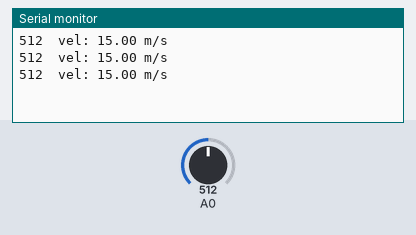
Simulated run of this sketch. Board: Arduino Uno, built with avr-gcc and run on an emulated ATmega328P. Parts: the last lines printed to the serial monitor. The test bench sets the inputs (shaded band); at power-on: A0 = 512.

Above: at 1.3 s.
1.4 s: A0 set to 716
At 1.9 s:
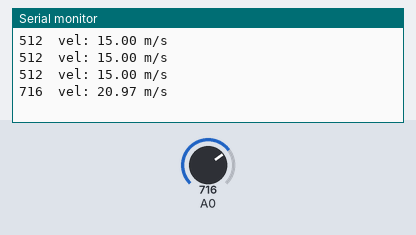
2.9 s: A0 set to 900
At 3.4 s:
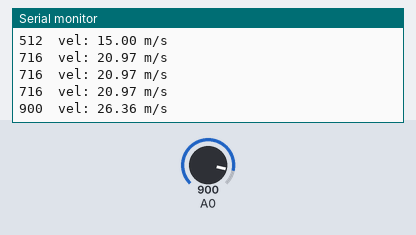
Timing chart, 0 to 5.9 s (numbered marks = the images above; inputs shaded):
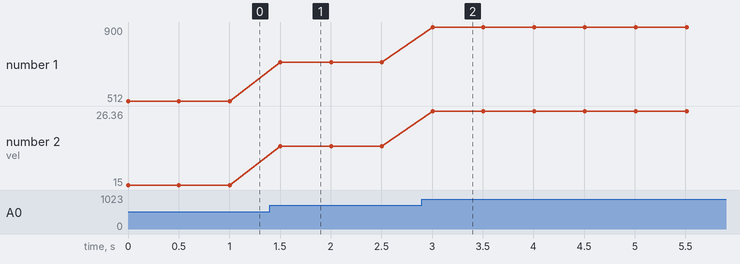

The sketch:

vento_analogico.ino
```cpp
void setup() {
  Serial.begin(115200);
}

void loop() {
  int v = analogRead(A0);
  Serial.print(v);Serial.print("\t");
  v = map(v, 0, 1024, 0, 3000);
  float vel = (float)v / 100.0;
  Serial.print("vel: ");Serial.print(vel);Serial.println(" m/s");
  delay(500);
}
```

Measured:
- after the input at 1.4 s, the serial monitor: prints a new line after 0.10 s (image 1)
- after the input at 2.9 s, the serial monitor: prints a new line after 0.11 s (image 2)
- plotted number 1: 512 → 716 after the input at 1.4 s, 716 → 900 after the input at 2.9 s
- plotted number 2: 15 → 20.97 after the input at 1.4 s, 20.97 → 26.36 after the input at 2.9 s
